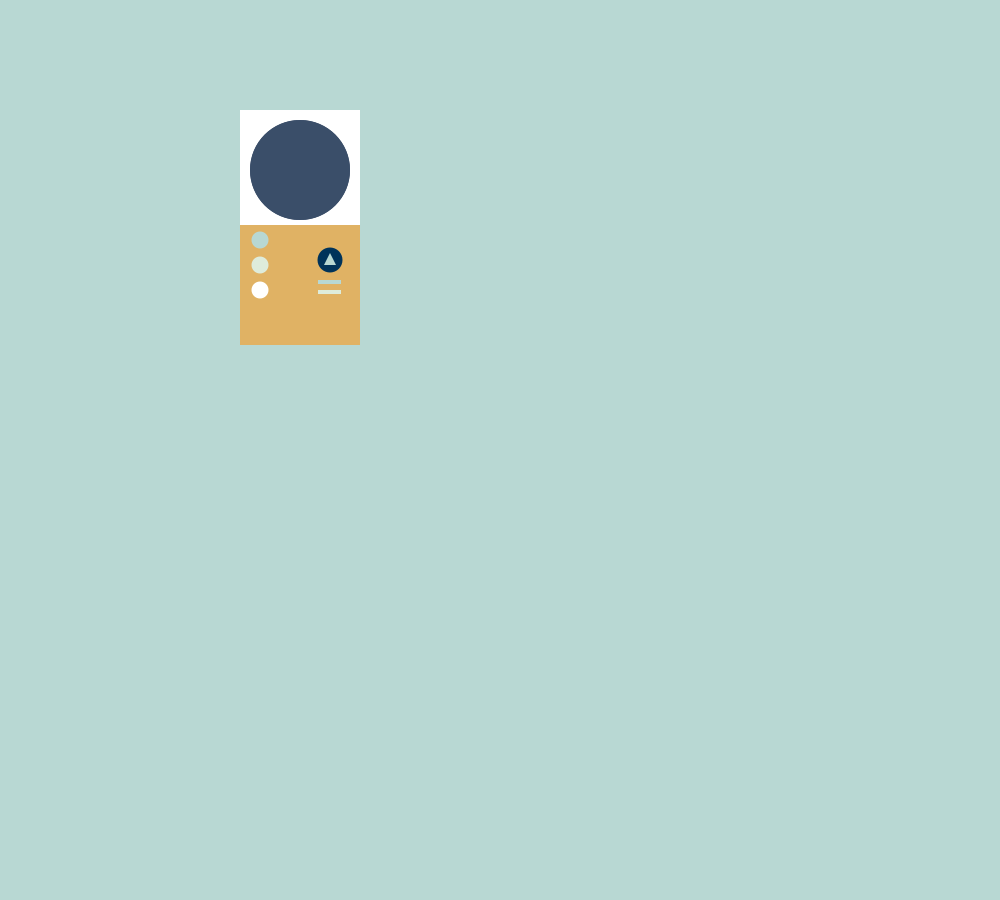
Frame 1 (no input)
Frame 60 (the mouse pressed at the canvas centre just before this capture): identical to frame 1, image omitted
Frame 120 (the mouse held since frame 60 and released just before this capture): identical to frame 1, image omitted

The Processing sketch that drew this single still picture (run headless with seeded random() and noise(); from frame 60 on, the mouse is pressed at the canvas centre):

// Processing sketch: Shapes
// ── Shapes.pde
  
PShape square;  // The PShape object
PShape circle;
int size = 5;
int temp = size;
int R = 0;
int G = 0;
int B = 0;
void setup() {
  size(1000, 900);//size of the window
  // Creating the PShape as a square. The
  // numeric arguments are similar to rect().
  background(184,216,211);
  noStroke();
}
void draw() {
  fill(255);
  square(240, 110, 120);
  fill(58,78,105);
  circle(300, 170, 100);
  fill(58,78,105);
  circle(300,170,100);
  fill(224,178,100);
  rect(240, 225, 120, 120);
  fill(0, 51, 90);
  circle(330, 260, 25);
  fill(184,216,211);
  triangle(330, 253, 336, 265, 324, 265);
  fill(255);
  circle(260, 290, 17);
  fill(184,216,211);
  rect(318, 280, 23, 4);
  circle(260, 240, 17);
  
  fill(222,236,219);
  rect(318, 290, 23, 4);
  circle(260, 265, 17);
  
}
